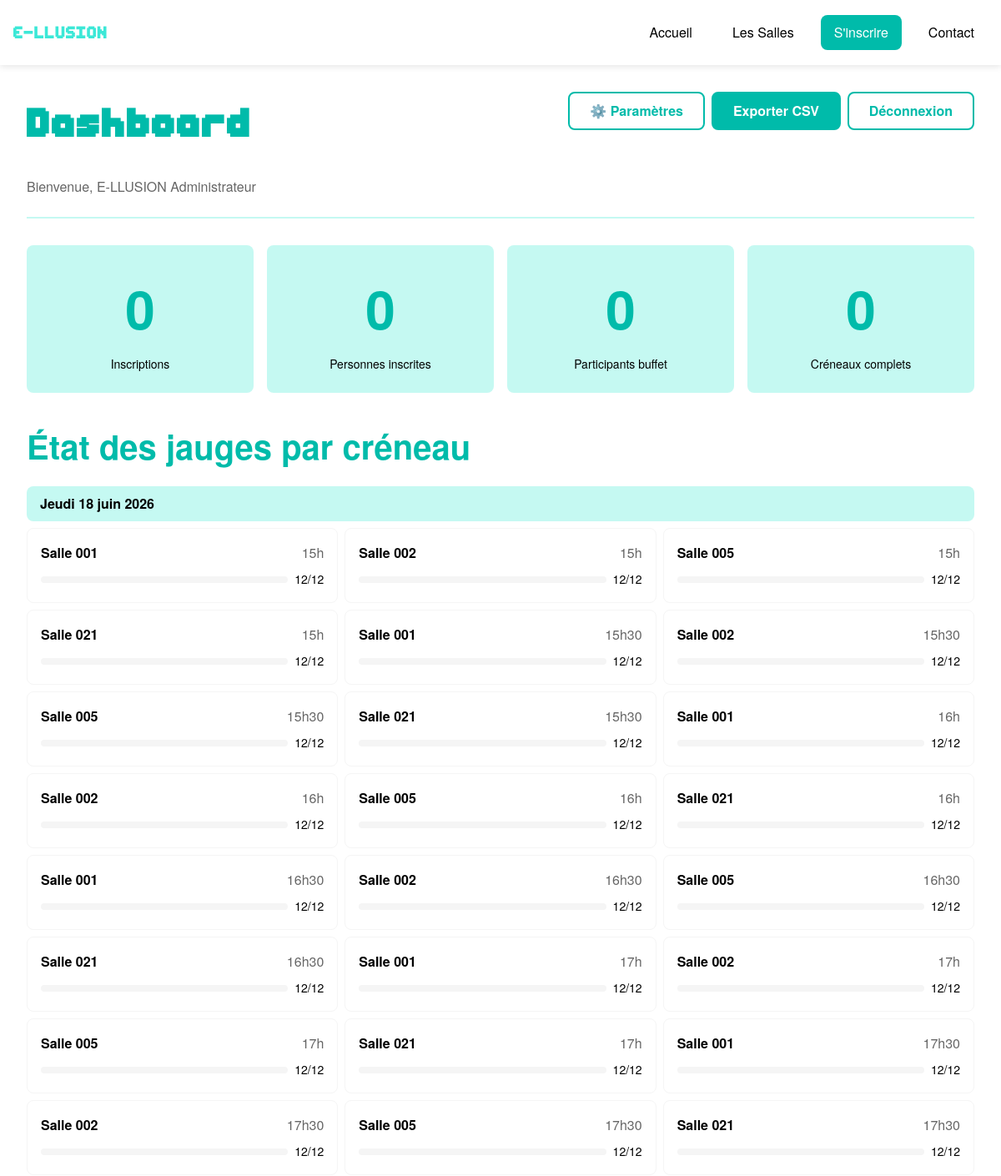
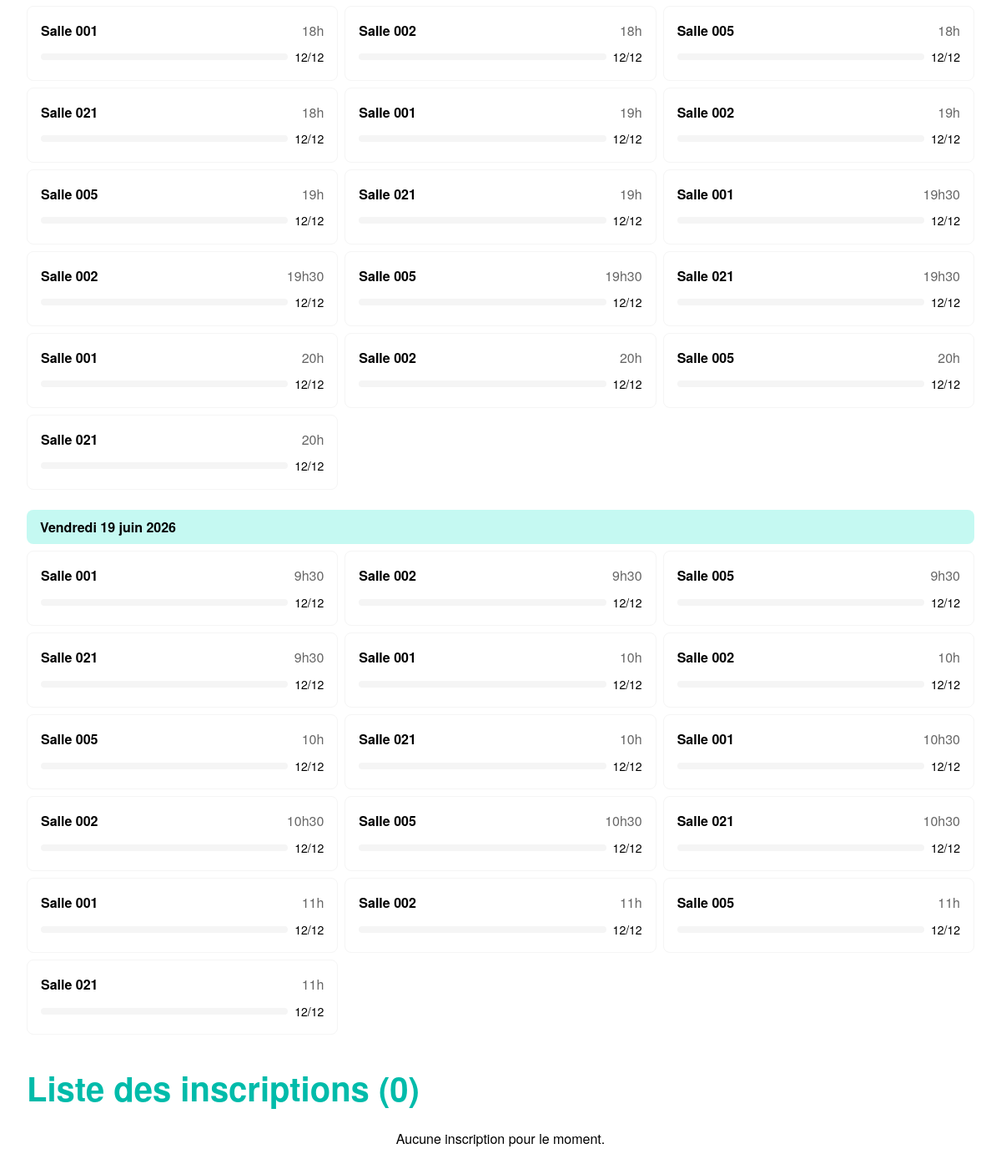
Before: /admin/dashboard.php (signed in, upper part) with the older database file (2 pictures, top to bottom).
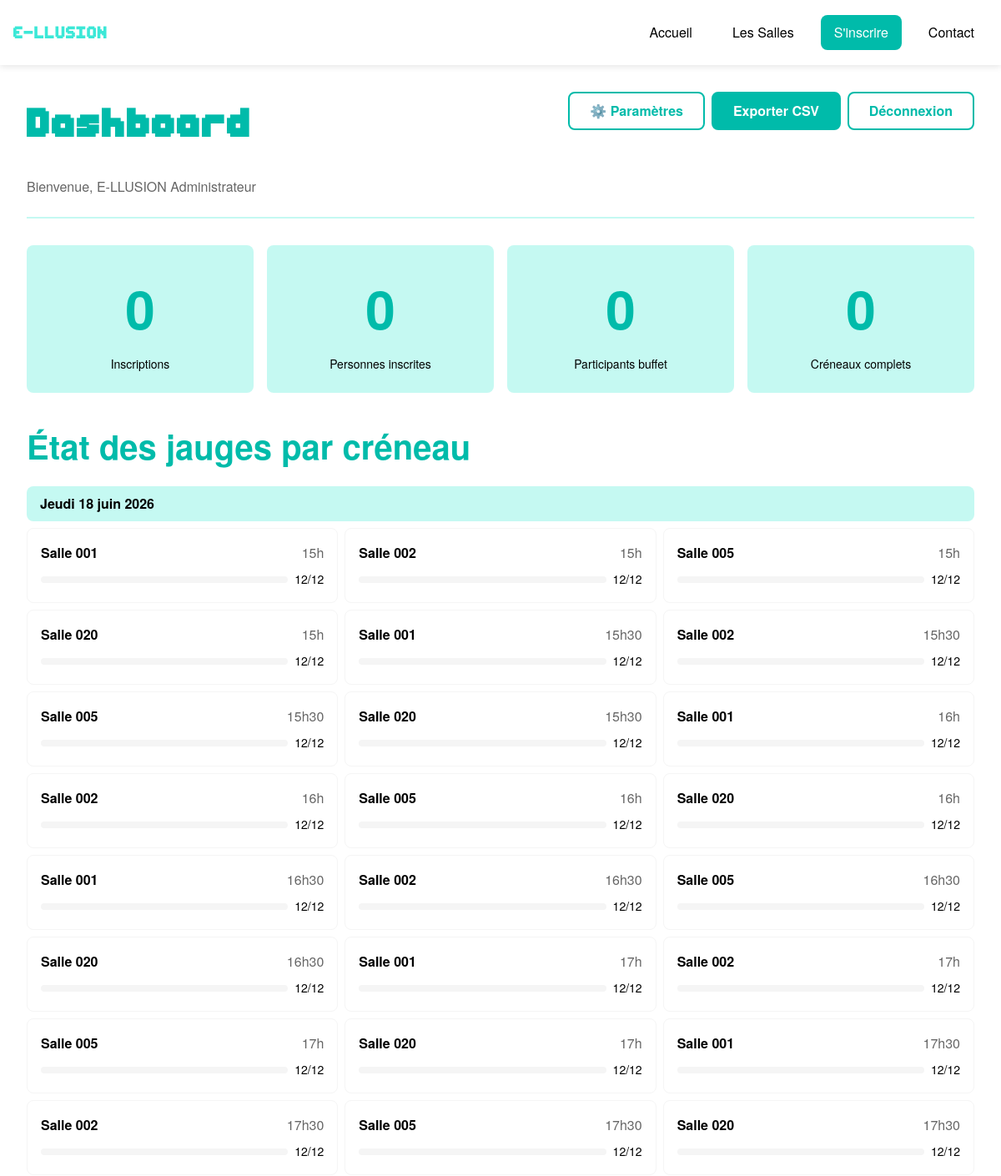
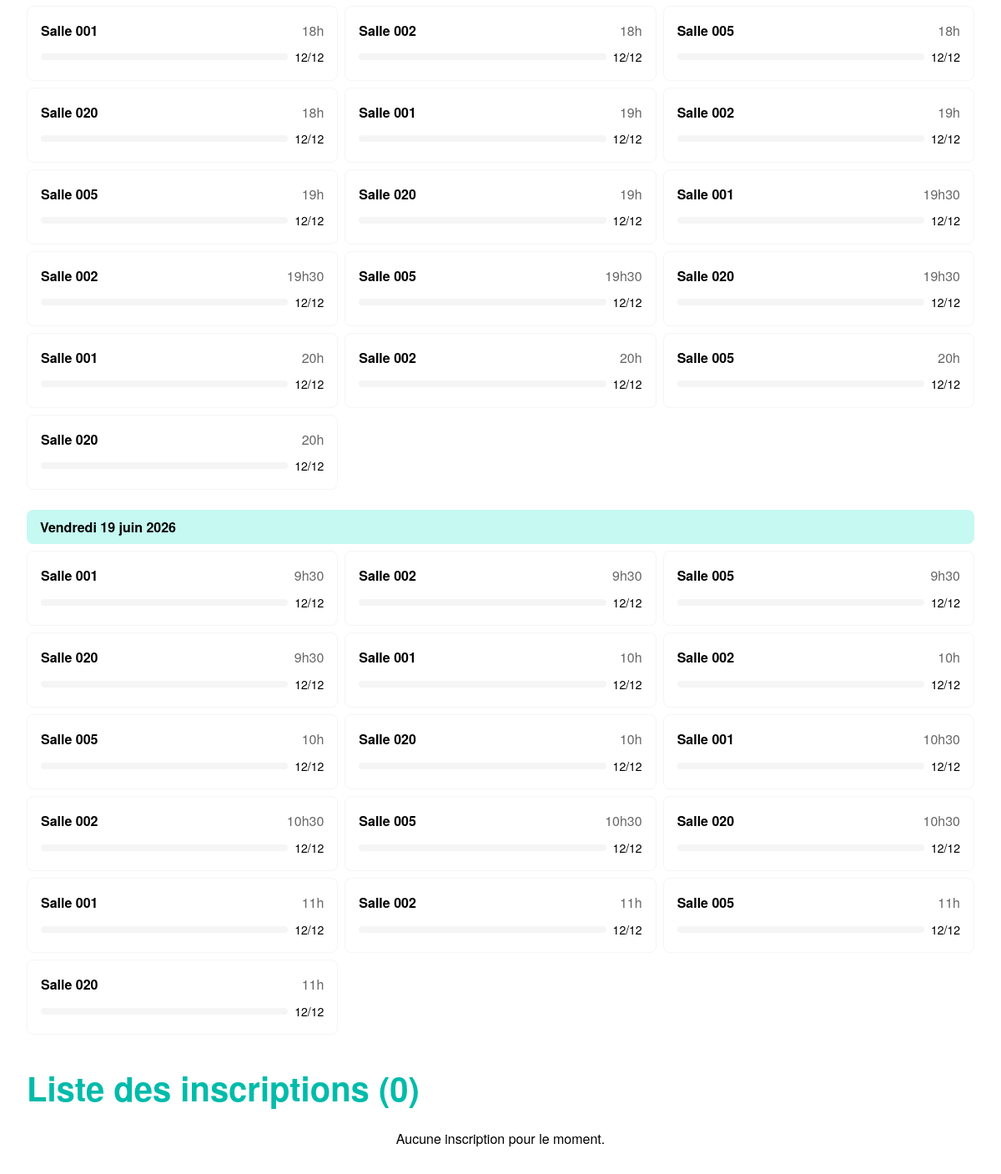
After: the same page with the newer database file (2 pictures, top to bottom).
### tables this page shows
CREATE TABLE `creneaux` (
  `id_creneau` int(11) NOT NULL AUTO_INCREMENT,
  `id_salle` int(11) NOT NULL COMMENT 'Clé étrangère vers la salle',
  `date_creneau` date NOT NULL COMMENT 'Date du créneau',
  `heure` time NOT NULL COMMENT 'Heure de début du créneau',
  `places_total` int(11) NOT NULL DEFAULT 12 COMMENT 'Nombre total de places disponibles',
  PRIMARY KEY (`id_creneau`),
  UNIQUE KEY `unique_creneau` (`id_salle`,`date_creneau`,`heure`),
  KEY `idx_creneaux_date` (`date_creneau`),
  CONSTRAINT `fk_creneau_salle` FOREIGN KEY (`id_salle`) REFERENCES `salles` (`id_salle`) ON DELETE CASCADE ON UPDATE CASCADE
);

CREATE TABLE `salles` (
  `id_salle` int(11) NOT NULL AUTO_INCREMENT,
  `numero` varchar(10) NOT NULL COMMENT 'Numéro de la salle (ex: 002, 001, 005, 021)',
  `nom` varchar(100) NOT NULL COMMENT 'Nom descriptif de la salle',
  `description` text DEFAULT NULL COMMENT 'Description détaillée de la salle',
  `capacite_max` int(11) NOT NULL DEFAULT 12 COMMENT 'Capacité maximale par créneau',
  `image` varchar(255) DEFAULT 'placeholder.jpg' COMMENT 'Chemin vers image de la salle',
  PRIMARY KEY (`id_salle`),
  UNIQUE KEY `numero` (`numero`)
);

### includes/functions.php (called while the page is built, shortened)
<?php
function sanitize(?string $string): string {
    return htmlspecialchars($string, ENT_QUOTES, 'UTF-8');
}
function formaterDate(string $date): string {
    $timestamp = strtotime($date);
    $jours = ['Dimanche', 'Lundi', 'Mardi', 'Mercredi', 'Jeudi', 'Vendredi', 'Samedi'];
    $mois = ['', 'janvier', 'février', 'mars', 'avril', 'mai', 'juin',
             'juillet', 'août', 'septembre', 'octobre', 'novembre', 'décembre'];
    $jour = $jours[date('w', $timestamp)];
    $numero = date('j', $timestamp);
    $moisNom = $mois[date('n', $timestamp)];
    $annee = date('Y', $timestamp);
    return "{$jour} {$numero} {$moisNom} {$annee}";
}
function formaterHeure(string $heure): string {
    $timestamp = strtotime($heure);
    $heures = date('G', $timestamp);
    $minutes = date('i', $timestamp);
    if ($minutes === '00') {
        return $heures . 'h';
    }
    return $heures . 'h' . $minutes;
}

### admin/dashboard.php (the view, shortened to what this page needs)
<?php
require_once __DIR__ . '/../includes/functions.php';
$pageActive = "";
$pdo = getPDO();
$stmtTotalInscriptions = $pdo->query("SELECT COUNT(*) as total FROM inscriptions");
$totalInscriptions = $stmtTotalInscriptions->fetch()['total'];
$stmtTotalPersonnes = $pdo->query("SELECT COALESCE(SUM(nb_personnes), 0) as total FROM inscriptions");
$totalPersonnes = $stmtTotalPersonnes->fetch()['total'];
$stmtBuffet = $pdo->query("SELECT COALESCE(SUM(nb_personnes), 0) as total FROM inscriptions WHERE buffet_jeudi = 1");
$totalBuffet = $stmtBuffet->fetch()['total'];
$sqlCreneauxComplets = "
    SELECT COUNT(*) as total
    FROM (
        SELECT c.id_creneau,
               c.places_total - COALESCE(SUM(i.nb_personnes), 0) AS places_restantes
        FROM creneaux c
        LEFT JOIN reservations r ON c.id_creneau = r.id_creneau
        LEFT JOIN inscriptions i ON r.id_inscription = i.id_inscription
        GROUP BY c.id_creneau
        HAVING places_restantes <= 0
    ) AS creneaux_complets
";
$stmtCreneauxComplets = $pdo->query($sqlCreneauxComplets);
$creneauxComplets = $stmtCreneauxComplets->fetch()['total'];
$sqlInscriptions = "
    SELECT
        i.id_inscription,
        i.nom,
        i.prenom,
        i.email,
        i.nb_personnes,
        i.buffet_jeudi,
        i.date_inscription,
        i.token,
        cat.nom AS categorie,
        s.numero AS salle_numero,
        s.nom AS salle_nom,
        cr.date_creneau,
        cr.heure
    FROM inscriptions i
    JOIN categories cat ON i.id_categorie = cat.id_categorie
    JOIN reservations r ON i.id_inscription = r.id_inscription
    JOIN creneaux cr ON r.id_creneau = cr.id_creneau
    JOIN salles s ON cr.id_salle = s.id_salle
    ORDER BY i.date_inscription DESC
";
$inscriptions = $pdo->query($sqlInscriptions)->fetchAll();
$sqlJauges = "
    SELECT
        cr.id_creneau,
        s.numero AS salle_numero,
        s.nom AS salle_nom,
        cr.date_creneau,
        cr.heure,
        cr.places_total,
        COALESCE(SUM(i.nb_personnes), 0) AS places_occupees,
        cr.places_total - COALESCE(SUM(i.nb_personnes), 0) AS places_restantes
    FROM creneaux cr
    JOIN salles s ON cr.id_salle = s.id_salle
    LEFT JOIN reservations r ON cr.id_creneau = r.id_creneau
    LEFT JOIN inscriptions i ON r.id_inscription = i.id_inscription
    GROUP BY cr.id_creneau
    ORDER BY cr.date_creneau, cr.heure, s.numero
";
$jauges = $pdo->query($sqlJauges)->fetchAll();
require_once __DIR__ . '/../includes/header.php';
?>
<div class="admin-header">
    <div>
        <h1 class="admin-title">Dashboard</h1>
        <p>Bienvenue, <?php echo sanitize($_SESSION['user_prenom'] . ' ' . $_SESSION['user_nom']); ?></p>
    </div>
    <div class="admin-actions">
        <a href="parametres.php" class="btn btn-secondary">
            ⚙️ Paramètres
        </a>
        <a href="export-csv.php" class="btn btn-primary">
            Exporter CSV
        </a>
        <a href="logout.php" class="btn btn-secondary">
            Déconnexion
        </a>
    </div>
</div>
<section class="admin-stats">
    <div class="stat-card">
        <span class="stat-number"><?php echo $totalInscriptions; ?></span>
        <span class="stat-label">Inscriptions</span>
    </div>
    <div class="stat-card">
        <span class="stat-number"><?php echo $totalPersonnes; ?></span>
        <span class="stat-label">Personnes inscrites</span>
    </div>
    <div class="stat-card">
        <span class="stat-number"><?php echo $totalBuffet; ?></span>
        <span class="stat-label">Participants buffet</span>
    </div>
    <div class="stat-card">
        <span class="stat-number <?php echo $creneauxComplets > 0 ? 'indicateur-complet' : ''; ?>">
            <?php echo $creneauxComplets; ?>
        </span>
        <span class="stat-label">Créneaux complets</span>
    </div>
</section>
<section class="section-jauges">
    <h2>État des jauges par créneau</h2>
    <div class="jauges-grid">
        <?php
        $currentDate = '';
        foreach ($jauges as $jauge):
            if ($jauge['date_creneau'] !== $currentDate):
                $currentDate = $jauge['date_creneau'];
        ?>
        <div class="jauge-date-header">
            <strong><?php echo formaterDate($jauge['date_creneau']); ?></strong>
        </div>
        <?php endif; ?>
        <div class="jauge-item <?php echo $jauge['places_restantes'] <= 0 ? 'complet' : ''; ?>">
            <div class="jauge-info">
                <span class="jauge-salle">Salle <?php echo sanitize($jauge['salle_numero']); ?></span>
                <span class="jauge-heure"><?php echo formaterHeure($jauge['heure']); ?></span>
            </div>
            <div class="jauge">
                <div class="jauge-bar">
                </div>
                <span class="jauge-text">
                    <?php if ($jauge['places_restantes'] <= 0): ?>
                        <span class="indicateur-complet">COMPLET</span>
                    <?php else: ?>
                        <?php echo $jauge['places_restantes']; ?>/<?php echo $jauge['places_total']; ?>
                    <?php endif; ?>
                </span>
            </div>
        </div>
        <?php endforeach; ?>
    </div>
</section>
<section class="section-inscriptions">
    <h2>Liste des inscriptions (<?php echo count($inscriptions); ?>)</h2>
    <?php if (empty($inscriptions)): ?>
    <p class="text-center">Aucune inscription pour le moment.</p>
    <?php endif; ?>
</section>
<?php require_once __DIR__ . '/../includes/footer.php'; ?>

### includes/header.php (shortened to what this page needs)
<?php
$pageActive = isset($pageActive) ? $pageActive : '';
?>
<!DOCTYPE html>
<html lang="fr">
<head>
    <link rel="stylesheet" href="<?php echo SITE_URL; ?>/assets/css/style.css">
</head>
<body>
    <header class="site-header">
        <div class="header-container">
            <div class="site-logo">
                <a href="<?php echo SITE_URL; ?>/index.php" aria-label="Retour à l'accueil E-LLUSION">
                    <span class="logo-text">E-LLUSION</span>
                </a>
            </div>
            <nav id="navigation-principale"
                 class="nav-principale"
                 aria-label="Navigation principale">
                <ul class="nav-list">
                    <li class="nav-item">
                        <a href="<?php echo SITE_URL; ?>/index.php"
                           class="nav-link <?php echo $pageActive === 'accueil' ? 'active' : ''; ?>"
                           <?php echo $pageActive === 'accueil' ? 'aria-current="page"' : ''; ?>>
                            Accueil
                        </a>
                    </li>
                    <li class="nav-item">
                        <a href="<?php echo SITE_URL; ?>/salles.php"
                           class="nav-link <?php echo $pageActive === 'salles' ? 'active' : ''; ?>"
                           <?php echo $pageActive === 'salles' ? 'aria-current="page"' : ''; ?>>
                            Les Salles
                        </a>
                    </li>
                    <li class="nav-item">
                        <a href="<?php echo SITE_URL; ?>/inscription.php"
                           class="nav-link nav-link-cta <?php echo $pageActive === 'inscription' ? 'active' : ''; ?>"
                           <?php echo $pageActive === 'inscription' ? 'aria-current="page"' : ''; ?>>
                            S'inscrire
                        </a>
                    </li>
                    <li class="nav-item">
                        <a href="<?php echo SITE_URL; ?>/contact.php"
                           class="nav-link <?php echo $pageActive === 'contact' ? 'active' : ''; ?>"
                           <?php echo $pageActive === 'contact' ? 'aria-current="page"' : ''; ?>>
                            Contact
                        </a>
                    </li>
                </ul>
            </nav>
        </div>
    </header>
    <main id="contenu-principal" class="site-main">

### includes/footer.php (shortened to what this page needs)
    </main>
</body>
</html>

Changed rows visible on the page:
changed through a linked row, creneaux (number 4 of 56 on the later page): id_salle.numero "021" → "020"
changed through a linked row, creneaux (number 8 of 56 on the later page): id_salle.numero "021" → "020"
changed through a linked row, creneaux (number 12 of 56 on the later page): id_salle.numero "021" → "020"
changed through a linked row, creneaux (number 16 of 56 on the later page): id_salle.numero "021" → "020"
changed through a linked row, creneaux (number 20 of 56 on the later page): id_salle.numero "021" → "020"
changed through a linked row, creneaux (number 24 of 56 on the later page): id_salle.numero "021" → "020"
changed through a linked row, creneaux (number 28 of 56 on the later page): id_salle.numero "021" → "020"
changed through a linked row, creneaux (number 32 of 56 on the later page): id_salle.numero "021" → "020"
changed through a linked row, creneaux (number 36 of 56 on the later page): id_salle.numero "021" → "020"
changed through a linked row, creneaux (number 40 of 56 on the later page): id_salle.numero "021" → "020"
changed through a linked row, creneaux (number 44 of 56 on the later page): id_salle.numero "021" → "020"
changed through a linked row, creneaux (number 48 of 56 on the later page): id_salle.numero "021" → "020"
changed through a linked row, creneaux (number 52 of 56 on the later page): id_salle.numero "021" → "020"
changed through a linked row, creneaux (number 56 of 56 on the later page): id_salle.numero "021" → "020"
